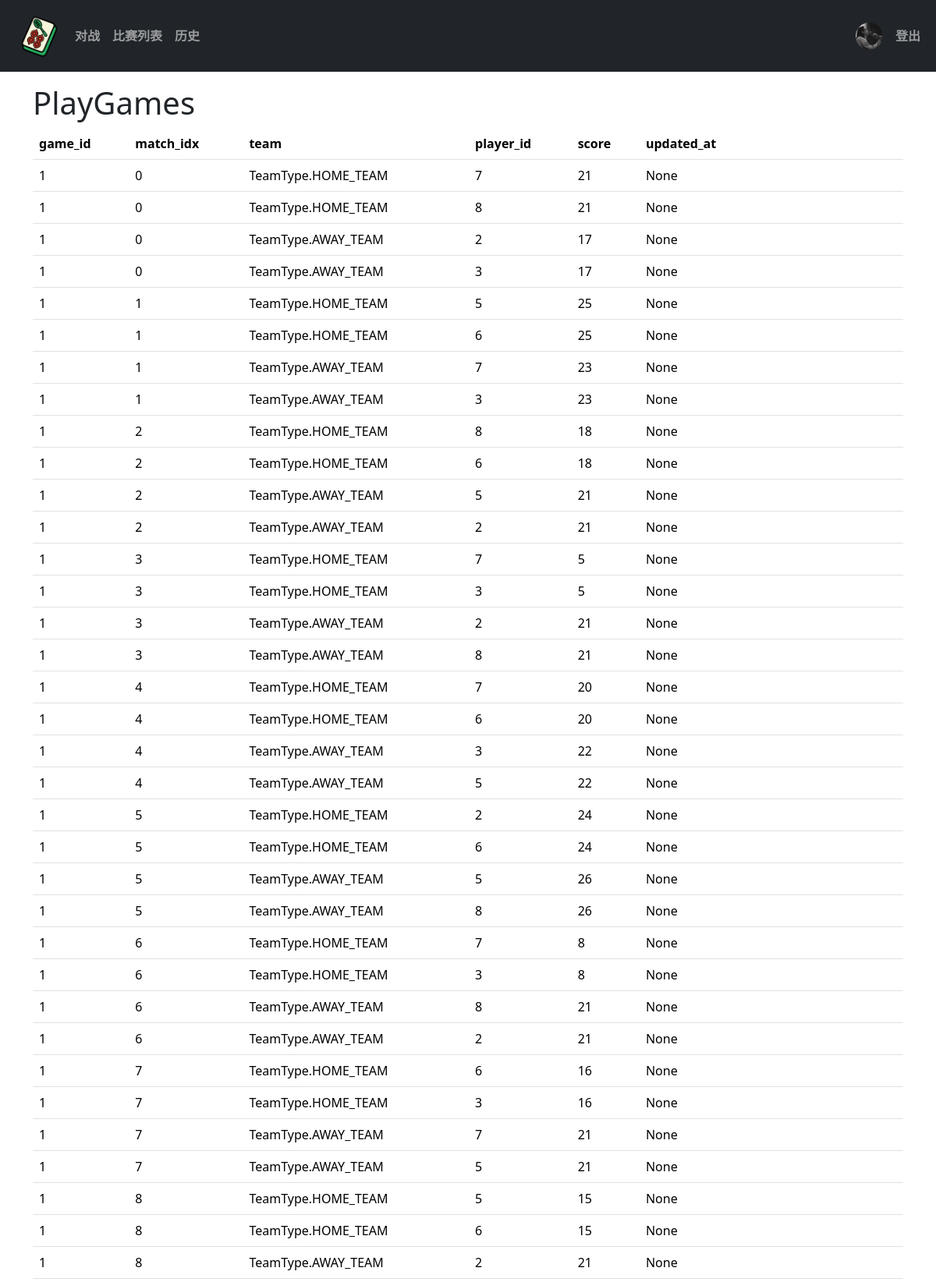
The page /database-check (signed in, upper part) on the database its author committed.
### app/models.py (models this page shows, shortened)
class Users(UserMixin, db.Model):
    id = db.Column(db.Integer, unique=True, primary_key=True)
    username = db.Column(db.String(80),  nullable=False)
    gender = db.Column(db.Enum(Gender), nullable=False)
    password = db.Column(db.String(256), nullable=False)
    avatar = db.Column(db.String(120))  # 存储头像文件名

class PlayGames(db.Model):
    __table_args__ = (
        db.Index('idx_game_player', 'game_id', 'player_id'),
        db.Index('idx_game_match_team', 'game_id', 'match_idx', 'team'),
    )
    id = db.Column(db.Integer, primary_key=True, autoincrement=True)
    game_id = db.Column(db.Integer, db.ForeignKey('games.id'), nullable=False)
    player_id = db.Column(db.Integer, db.ForeignKey('users.id'), nullable=False)
    match_idx = db.Column(db.Integer, nullable=False)
    match_type = db.Column(db.Enum(MatchType), nullable=False)
    team = db.Column(db.Enum(TeamType), nullable=False)
    score = db.Column(db.Integer,nullable=True,)
    net_score = db.Column(db.Integer,nullable=True,)
    result = db.Column(db.Enum(MatchResultType),nullable=True,)
    updated_at = db.Column(db.DateTime(timezone=True), default=lambda:datetime.now(timezone.utc), onupdate=lambda:datetime.now(timezone.utc))
    player = db.relationship('Users', backref='played_games')
    match = db.relationship('Games', backref='participants')

### app/route.py (the view)
@app.route('/database-check')
def database_check():
    gs = Games.query.all()
    pgs = PlayGames.query.all()
    return render_template("database-check.html", playgames = list(pgs), games = list(gs))

### app/models.py (called while the page is built)
@login.user_loader
def load_user(user_id):
    return Users.query.filter_by(id=user_id).first()

### app/templates/database-check.html (shortened to what this page needs)
{% extends "base.html" %}
{% block app_content %}
<h1>PlayGames</h1>
<table class="table">
  <thead>
    <tr>
      <th scope="col">game_id</th>
      <th scope="col">match_idx</th>
      <th scope="col">team</th>
      <th scope="col">player_id</th>
      <th scope="col">score</th>
      <th scope="col">updated_at</th>
    </tr>
  </thead>
  <tbody>
    {% for item in playgames%}
      <tr>
        <td>{{item.game_id}}</td>
        <td>{{item.match_idx}}</td>
        <td>{{item.team}}</td>
        <td>{{item.player_id}}</td>
        <td>{{item.score}}</td>
        <td>{{item.updated_at}}</td>
      </tr>
    {% endfor %}
  </tbody>
</table>
{% endblock %}

### app/templates/navbar.html (shortened to what this page needs)
<nav class="navbar navbar-expand-sm navbar-dark bg-dark">
  <div class="container-fluid">
    <div class="d-flex justify-content-between w-100">
      <div class="d-flex align-items-center">
        <ul class="navbar-nav flex-row align-items-center">
          <li class="nav-item">
            <a class="nav-link" href="{{url_for('hello_world')}}">
              <img src="{{ url_for('static', filename='images/111.png') }}" alt="" width="60" height="60">
            </a>
          </li>
          <li class="nav-item">
            <a class="nav-link fw-bold" href="{{url_for('gamemenu')}}">对战</a>
          </li>
          <li class="nav-item">
            <a class="nav-link fw-bold" href="{{url_for('gamelist')}}">比赛列表</a>
          </li>
          <li class="nav-item">
            <a class="nav-link fw-bold" href="{{url_for('history')}}">历史</a>
          </li>
        </ul>
      </div>
      <div class="d-flex align-items-center">
          <ul class="navbar-nav flex-row">
            {% if not current_user.is_authenticated %}
              <li class="nav-item">
                <a class="nav-link fw-bold" href="{{url_for('login')}}">登录</a>
              </li>
              {% else %}
              <li class="nav-item align-self-center">
                <a class="nav-link align-self-center align-middle" href="#">
                  <img src="{{ url_for('static', filename='uploads/avatars/' + current_user.avatar) }}"
                  width="35" height="35"
                  class="avatar rounded-circle "
                  alt="用户头像">
                </a>
              </li>
              <li class="nav-item align-self-center">
                <a class="nav-link fw-bold" href="{{url_for('logout')}}">登出</a>
              </li>
              {% endif %}
          </ul>
      </div>
    </div>
  </div>
</nav>

### rows shown on the page
Users: avatar (picture)
PlayGames: game_id "1", match_idx "0", team "TeamType.HOME_TEAM", player_id "7", score "21", updated_at "None"
PlayGames: game_id "1", match_idx "0", team "TeamType.HOME_TEAM", player_id "8", score "21", updated_at "None"
PlayGames: game_id "1", match_idx "0", team "TeamType.AWAY_TEAM", player_id "2", score "17", updated_at "None"
PlayGames: game_id "1", match_idx "0", team "TeamType.AWAY_TEAM", player_id "3", score "17", updated_at "None"
PlayGames: game_id "1", match_idx "1", team "TeamType.HOME_TEAM", player_id "5", score "25", updated_at "None"
PlayGames: game_id "1", match_idx "1", team "TeamType.HOME_TEAM", player_id "6", score "25", updated_at "None"
PlayGames: game_id "1", match_idx "1", team "TeamType.AWAY_TEAM", player_id "7", score "23", updated_at "None"
PlayGames: game_id "1", match_idx "1", team "TeamType.AWAY_TEAM", player_id "3", score "23", updated_at "None"
PlayGames: game_id "1", match_idx "2", team "TeamType.HOME_TEAM", player_id "8", score "18", updated_at "None"
PlayGames: game_id "1", match_idx "2", team "TeamType.HOME_TEAM", player_id "6", score "18", updated_at "None"
PlayGames: game_id "1", match_idx "2", team "TeamType.AWAY_TEAM", player_id "5", score "21", updated_at "None"
PlayGames: game_id "1", match_idx "2", team "TeamType.AWAY_TEAM", player_id "2", score "21", updated_at "None"
PlayGames: game_id "1", match_idx "3", team "TeamType.HOME_TEAM", player_id "7", score "5", updated_at "None"
PlayGames: game_id "1", match_idx "3", team "TeamType.HOME_TEAM", player_id "3", score "5", updated_at "None"
PlayGames: game_id "1", match_idx "3", team "TeamType.AWAY_TEAM", player_id "2", score "21", updated_at "None"
PlayGames: game_id "1", match_idx "3", team "TeamType.AWAY_TEAM", player_id "8", score "21", updated_at "None"
PlayGames: game_id "1", match_idx "4", team "TeamType.HOME_TEAM", player_id "7", score "20", updated_at "None"
PlayGames: game_id "1", match_idx "4", team "TeamType.HOME_TEAM", player_id "6", score "20", updated_at "None"
PlayGames: game_id "1", match_idx "4", team "TeamType.AWAY_TEAM", player_id "3", score "22", updated_at "None"
PlayGames: game_id "1", match_idx "4", team "TeamType.AWAY_TEAM", player_id "5", score "22", updated_at "None"
PlayGames: game_id "1", match_idx "5", team "TeamType.HOME_TEAM", player_id "2", score "24", updated_at "None"
PlayGames: game_id "1", match_idx "5", team "TeamType.HOME_TEAM", player_id "6", score "24", updated_at "None"
PlayGames: game_id "1", match_idx "5", team "TeamType.AWAY_TEAM", player_id "5", score "26", updated_at "None"
PlayGames: game_id "1", match_idx "5", team "TeamType.AWAY_TEAM", player_id "8", score "26", updated_at "None"
PlayGames: game_id "1", match_idx "6", team "TeamType.HOME_TEAM", player_id "7", score "8", updated_at "None"
PlayGames: game_id "1", match_idx "6", team "TeamType.HOME_TEAM", player_id "3", score "8", updated_at "None"
PlayGames: game_id "1", match_idx "6", team "TeamType.AWAY_TEAM", player_id "8", score "21", updated_at "None"
PlayGames: game_id "1", match_idx "6", team "TeamType.AWAY_TEAM", player_id "2", score "21", updated_at "None"
PlayGames: game_id "1", match_idx "7", team "TeamType.HOME_TEAM", player_id "6", score "16", updated_at "None"
PlayGames: game_id "1", match_idx "7", team "TeamType.HOME_TEAM", player_id "3", score "16", updated_at "None"
PlayGames: game_id "1", match_idx "7", team "TeamType.AWAY_TEAM", player_id "7", score "21", updated_at "None"
PlayGames: game_id "1", match_idx "7", team "TeamType.AWAY_TEAM", player_id "5", score "21", updated_at "None"
PlayGames: game_id "1", match_idx "8", team "TeamType.HOME_TEAM", player_id "5", score "15", updated_at "None"
PlayGames: game_id "1", match_idx "8", team "TeamType.HOME_TEAM", player_id "6", score "15", updated_at "None"
PlayGames: game_id "1", match_idx "8", team "TeamType.AWAY_TEAM", player_id "2", score "21", updated_at "None"
